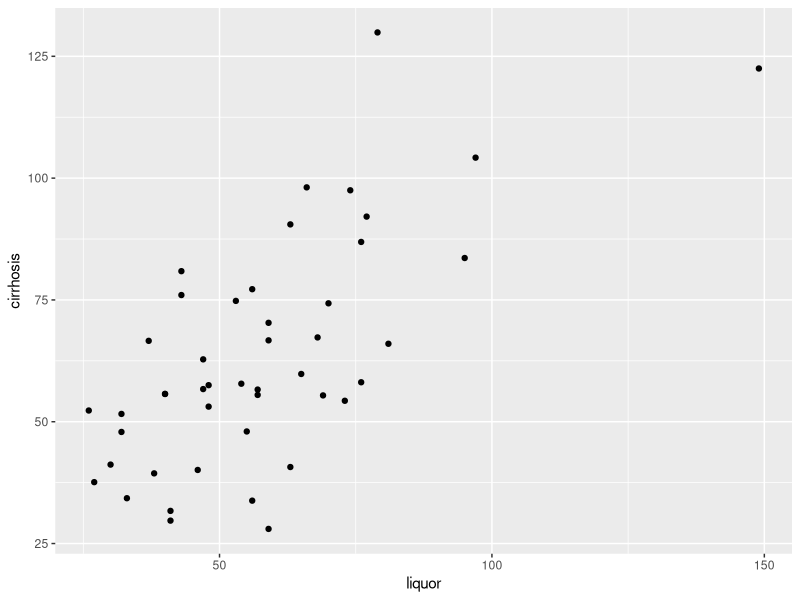
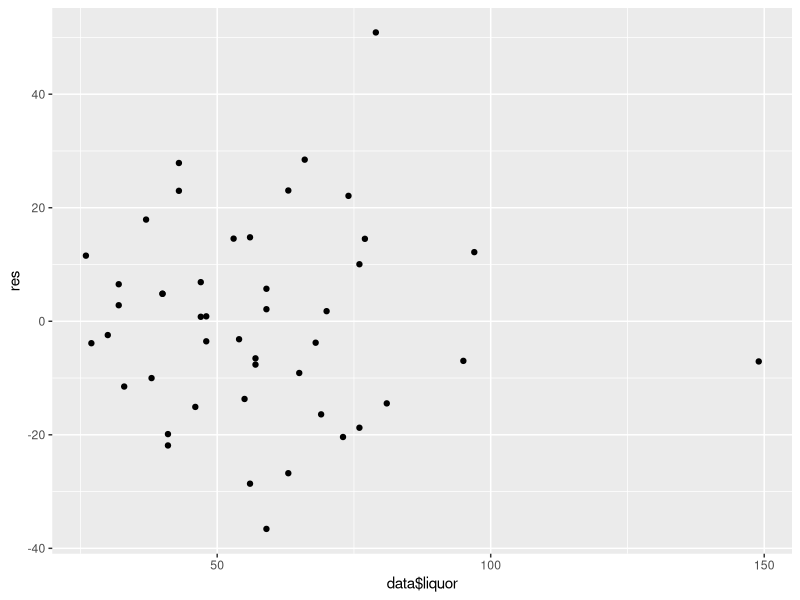
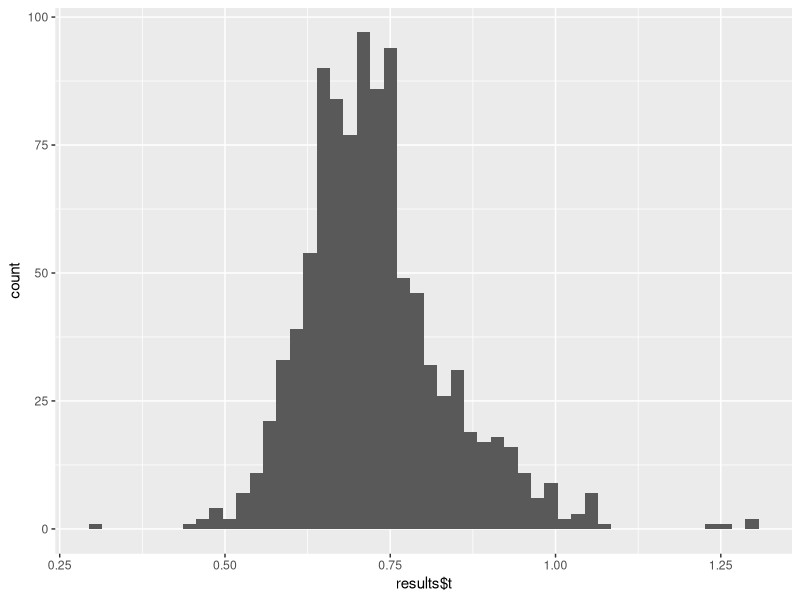
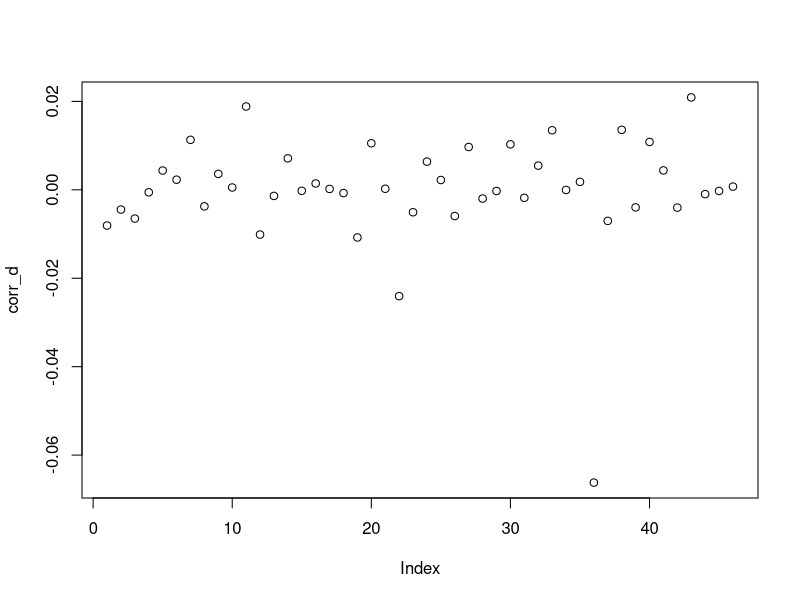

These figures' R source, in order:
## ---- chunk 1
library(ggplot2)
data <- read.csv('liver.csv')
ggplot(data) + geom_point(aes(x = liquor, y = cirrhosis))
## ---- chunk 2
model <- lm(cirrhosis~liquor, data = data)
summary(model)
## ---- chunk 3
predict(model,data.frame(liquor=180))
## ---- chunk 4
res <- resid(model)
ggplot() + geom_point(aes(x = data$liquor, y = res))
## ---- chunk 5
residual <- sum(res^2)
sxx <- sum(data$liquor^2) - nrow(data)*(mean(data$liquor)^2)
interval <- qt(0.975,nrow(data)-2) * sqrt(residual/(nrow(data)-2)/sxx)
l <- as.numeric(coef(model)['liquor'])-interval
r <- as.numeric(coef(model)['liquor'])+interval
print(c(l,r))
## ---- chunk 6
s_hat <- sd(res)*(nrow(data)-1)/(nrow(data)-2)
interval2 <- qnorm(0.975)*s_hat/sqrt(sxx)
l2 <- as.numeric(coef(model)['liquor'])-interval2
r2 <- as.numeric(coef(model)['liquor'])+interval2
print(c(l2,r2))
## ---- chunk 7
# Bootstrap 95% CI 
library(boot)

bootstrap <- function(data, indices) {
  d <- data[indices,] # allows boot to select sample 
  fit <- lm(cirrhosis~liquor, data=d)
  return(coef(fit)['liquor'])
} 
# bootstrapping with 1000 replications 
set.seed(31415)
results <- boot(data=data, statistic=bootstrap, R=1000)

# view results
ggplot() + geom_histogram(aes(x = results$t), bins = 50)
## ---- chunk 8
# get 95% confidence interval 
boot.ci(results, type="bca")
## ---- chunk 9
library(dplyr)
try <- function(i) {
  if (i == nrow(data)) data_loo <- data[0:(i-1),]
  else data_loo <- data[c(0:(i-1),(i+1):(nrow(data))),]
  return(corr(data_loo)-corr(data))
}
corr_d <- unlist(Map(try,1:nrow(data)))
data$corr_d <- corr_d
## ---- chunk 10
plot(corr_d)
## ---- chunk 11
data[order(corr_d),][1,]
